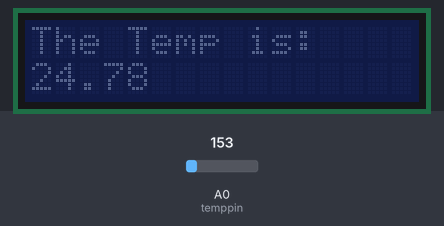
The sketch below on a simulated Arduino Uno, built with avr-gcc and run on an emulated ATmega328P. On the bench: 16×2 character LCD. The inputs (shaded band) are chosen by the test bench; at power-on: A0 (temppin) = 153. What the sketch prints to the serial monitor is not drawn.

Above: at 2.9 s.
3.0 s: A0 (temppin) set to 165
At 5.4 s:
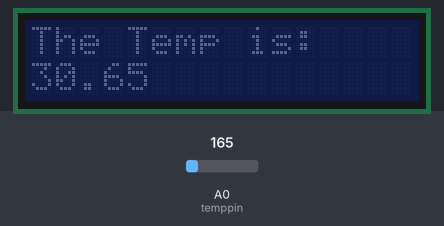
5.8 s: A0 (temppin) set to 175
At 7.6 s:
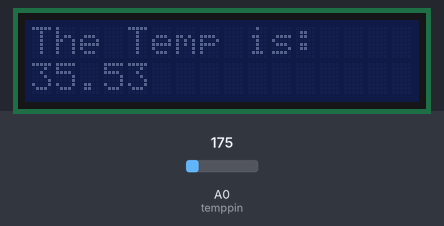
8.6 s: A0 (temppin) set to 191
At 11.0 s:
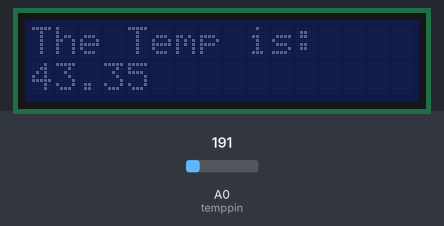
Timing chart, 0 to 12.5 s (numbered marks = the images above; inputs shaded):
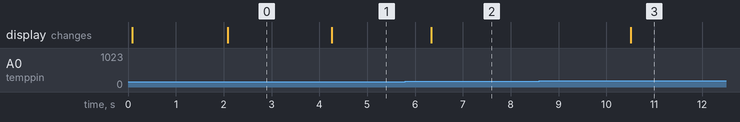

Measured:
- after the input at 3.0 s, the display: changes after 1.3 s (image 1)
- after the input at 5.8 s, the display: changes after 0.54 s (image 2)
- after the input at 8.6 s, the display: changes after 1.9 s (image 3)

The sketch:

lidar_scencor_1.ino
```cpp
#include <Adafruit_LiquidCrystal.h>
Adafruit_LiquidCrystal lcd(0);
float tempread=0;
float tempprint=0;
float voltage=0;
float temppin=A0;

void setup()
{

  Serial.begin(9600);
}
void loop()
{
  lcd.begin(16,2);

  tempread=analogRead(temppin);
  voltage=tempread*(0.0048875855);
  tempprint=(voltage-0.5)*100;
  Serial.println(tempprint);
  lcd.clear();
  lcd.setCursor(0,0);
  lcd.print("The Temp is:");
  lcd.setCursor(0,1);
  lcd.print(tempprint);
  delay(2000);
  lcd.setBacklight(0);
}
```
